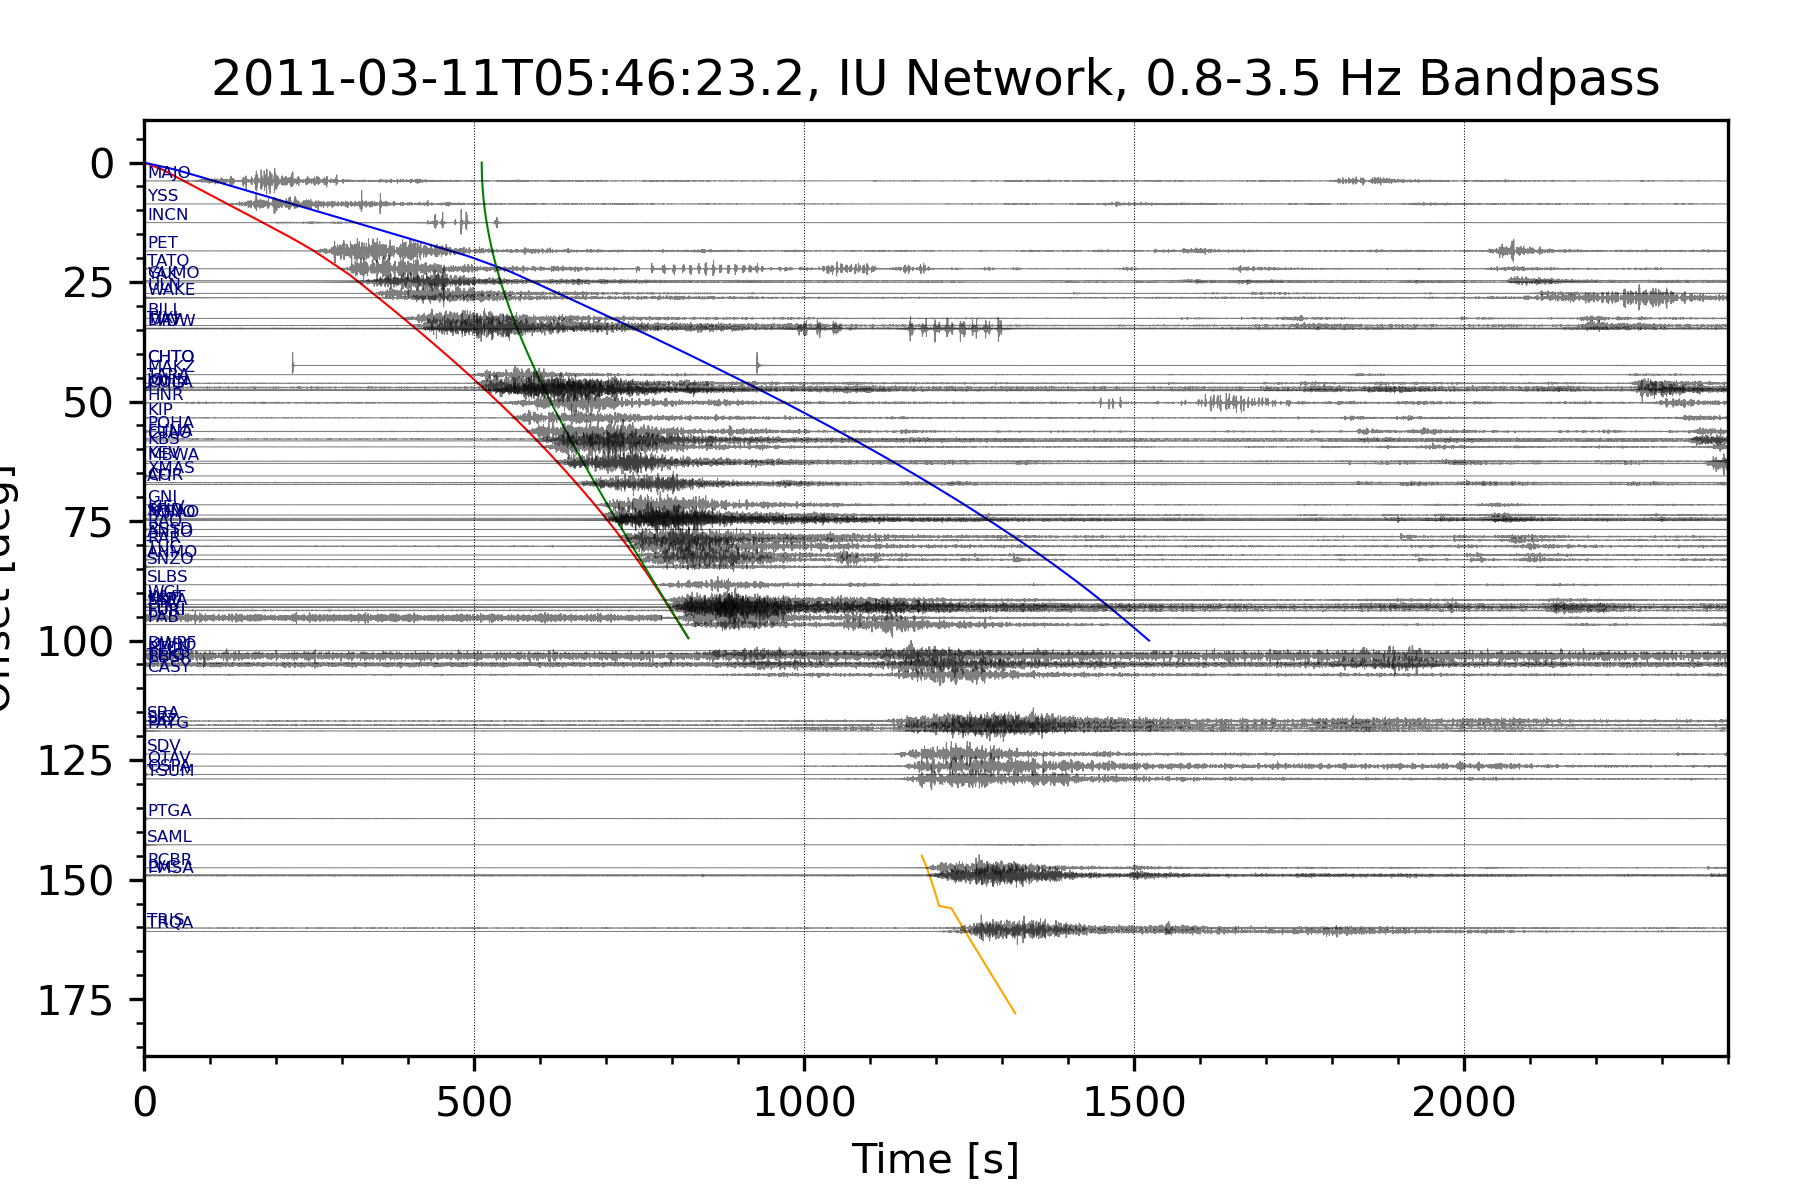

The script that saved this image:
#!/usr/bin/env python3
# -*- coding: utf-8 -*-
"""
Created on Mon Nov 21 07:38:30 2022

@author: chrisyoung
"""

# Plot record section with travel time curves for specified event and station network.

import obspy
from obspy.clients.fdsn import Client
from obspy.geodetics import gps2dist_azimuth
from obspy.geodetics import kilometers2degrees
from obspy.taup import TauPyModel
import numpy as np
import matplotlib.pyplot as plt

# Create IRIS client to fetch data
c = Client('IRIS')

# Set event parameters and get event information
UTC_str = '2011-03-11T05:46:23.2'     #Tohoku event
event_time = obspy.UTCDateTime(UTC_str)
cat = c.get_events(starttime = event_time - 10, endtime = event_time + 10, 
                    minmagnitude = 9)
origin = cat[0].preferred_origin()

# Get IU network station info
inv = c.get_stations(network = 'IU', station = '*', location = '00',
                      channel='BHZ',level='channel')


# Event time to 1 hour afterwards, all loc 00 BHZ channels
st = c.get_waveforms(network='IU', station = '*', location = '00',
                      channel='BHZ', starttime = event_time, 
                      endtime = event_time + 1. * 3600)
num_sta = len(st)

# Filter data
freqmin = '0.8'
freqmax = '3.5'
st_filter = st.filter('bandpass', freqmin=float(freqmin), freqmax=float(freqmax))

##Calculate epicentral distance for each station
for tr in st_filter:
    sta_str = (tr.stats.network + '.' + tr.stats.station + 
               '.' + tr.stats.location + '.' + tr.stats.channel )  
    coords = inv.get_coordinates(sta_str)
    distance = gps2dist_azimuth(coords['latitude'], coords['longitude'],
                                         origin.latitude, origin.longitude)[0]
    distance_deg = kilometers2degrees(distance/1000)
    tr.stats.distance = 1000. * distance_deg
    
# Plot record section, i.e. disance sorted waveforms
fig = plt.figure()

st_filter.plot(type='section', recordlength=2400, orientation = 'horizontal',
        dist_degree=False, scale=2.0,
        time_down=True, linewidth=.25, grid_linewidth=.25, show=False, fig=fig)

# Label waveforms with STA
textcolor = (0/255, 0/255, 128/255)
ax = fig.axes[0]
for tr in st_filter:
    distance_deg = tr.stats.distance/1000.
    ax.text(5.0, distance_deg, tr.stats.station, rotation=0.0,
            color=textcolor, va="bottom", ha="left", fontsize=4, zorder=10)

# Fix y limits to be in degrees & add title
ax.set_ylabel('Offset [deg]')
ax.invert_yaxis()
ax.set_title(UTC_str + ', IU Network, ' + freqmin + '-' + freqmax + 
             ' Hz Bandpass')

# Add travel time curves
# First create Taupy object
m = TauPyModel(model = 'ak135')
  
# Specify phases and colors  for curves         
phase_list = ['P','S','PcP','PKP']
color_list = ['red','blue','green','orange','purple','brown','olive','pink','cyan','gray']
dist_range = np.arange(0., 180, 0.5)

# Now calculate and plot travel time curves
for postion, phase in enumerate(phase_list):
    dist_valid = np.array([0])
    time_valid = np.array([0])
    for dist in dist_range:
        arrival = m.get_travel_times(distance_in_degree=dist, phase_list=[phase],
                                      source_depth_in_km = 0.0)
        if len(arrival):
            dist_valid = np.concatenate((dist_valid,[dist]))
            time_valid = np.concatenate((time_valid,[arrival[0].time]))           
    dist_valid = dist_valid[1:]
    time_valid = time_valid[1:]
    color = color_list[postion]
    plt.plot(time_valid,dist_valid,color=color,linestyle='-',linewidth=0.5, 
             zorder=0)
    
plt.figure(fig)
# Save plot to file
plt.savefig('IU_RecSection_With_TtCurves.png', dpi = 300)



